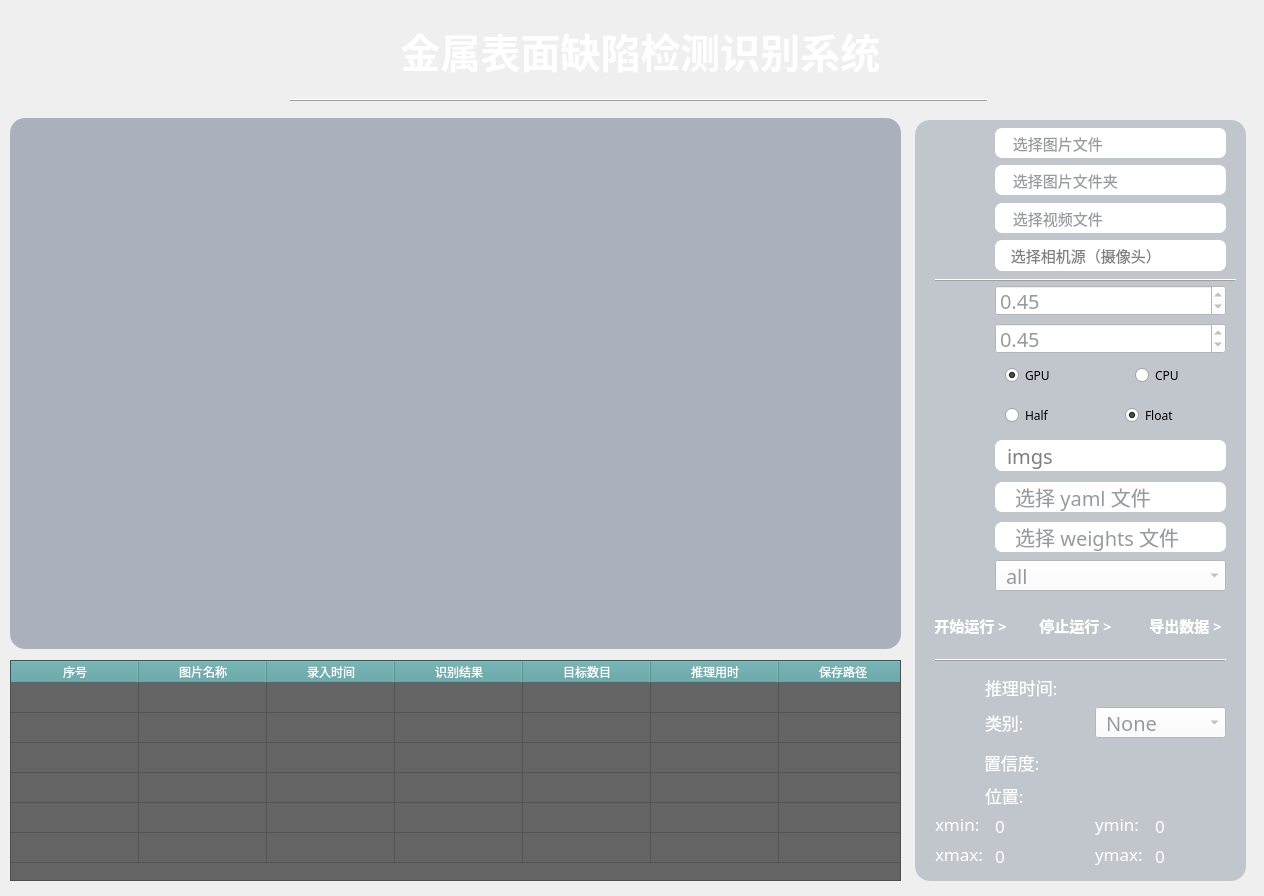
<?xml version="1.0" encoding="UTF-8"?>
<ui version="4.0">
 <class>MainWindow</class>
 <widget class="QMainWindow" name="MainWindow">
  <property name="windowModality">
   <enum>Qt::NonModal</enum>
  </property>
  <property name="enabled">
   <bool>true</bool>
  </property>
  <property name="geometry">
   <rect>
    <x>0</x>
    <y>0</y>
    <width>1264</width>
    <height>896</height>
   </rect>
  </property>
  <property name="minimumSize">
   <size>
    <width>1264</width>
    <height>896</height>
   </size>
  </property>
  <property name="maximumSize">
   <size>
    <width>1264</width>
    <height>896</height>
   </size>
  </property>
  <property name="font">
   <font>
    <family>仿宋</family>
   </font>
  </property>
  <property name="contextMenuPolicy">
   <enum>Qt::DefaultContextMenu</enum>
  </property>
  <property name="windowTitle">
   <string>基于 YOLO V8 的金属表面缺陷检测识别系统</string>
  </property>
  <property name="windowIcon">
   <iconset>
    <normaloff>:/backgroung/app.png</normaloff>:/backgroung/app.png</iconset>
  </property>
  <property name="autoFillBackground">
   <bool>false</bool>
  </property>
  <property name="styleSheet">
   <string notr="true"/>
  </property>
  <property name="locale">
   <locale language="Chinese" country="China"/>
  </property>
  <property name="setWindowFlags" stdset="0">
   <string>QtCore.Qt.FramelessWindowHint</string>
  </property>
  <property name="setAttribute" stdset="0">
   <string>QtCore.Qt.WA_TranslucentBackground</string>
  </property>
  <widget class="QWidget" name="centralwidget">
   <property name="font">
    <font>
     <family>黑体</family>
    </font>
   </property>
   <widget class="QLabel" name="label_2">
    <property name="geometry">
     <rect>
      <x>240</x>
      <y>20</y>
      <width>801</width>
      <height>61</height>
     </rect>
    </property>
    <property name="minimumSize">
     <size>
      <width>0</width>
      <height>0</height>
     </size>
    </property>
    <property name="maximumSize">
     <size>
      <width>10000</width>
      <height>10000</height>
     </size>
    </property>
    <property name="font">
     <font>
      <family>微软雅黑</family>
      <pointsize>30</pointsize>
      <weight>75</weight>
      <italic>false</italic>
      <bold>true</bold>
     </font>
    </property>
    <property name="styleSheet">
     <string notr="true">color: rgb(255, 255, 255);</string>
    </property>
    <property name="text">
     <string>金属表面缺陷检测识别系统</string>
    </property>
    <property name="alignment">
     <set>Qt::AlignCenter</set>
    </property>
   </widget>
   <widget class="QFrame" name="frame">
    <property name="geometry">
     <rect>
      <x>290</x>
      <y>90</y>
      <width>698</width>
      <height>20</height>
     </rect>
    </property>
    <property name="font">
     <font>
      <family>黑体</family>
      <pointsize>9</pointsize>
     </font>
    </property>
    <property name="acceptDrops">
     <bool>true</bool>
    </property>
    <property name="toolTipDuration">
     <number>-2</number>
    </property>
    <property name="frameShape">
     <enum>QFrame::HLine</enum>
    </property>
    <property name="frameShadow">
     <enum>QFrame::Raised</enum>
    </property>
    <property name="lineWidth">
     <number>1</number>
    </property>
   </widget>
   <widget class="QLabel" name="label_img">
    <property name="geometry">
     <rect>
      <x>10</x>
      <y>118</y>
      <width>891</width>
      <height>531</height>
     </rect>
    </property>
    <property name="styleSheet">
     <string notr="true">background-color: rgba(122, 135, 154, 150);
border-radius: 15px;
</string>
    </property>
    <property name="text">
     <string/>
    </property>
    <property name="pixmap">
     <pixmap>C:/Users/lichuan/.designer/backup/icon/zhutu2.png</pixmap>
    </property>
    <property name="alignment">
     <set>Qt::AlignCenter</set>
    </property>
    <property name="wordWrap">
     <bool>false</bool>
    </property>
    <property name="margin">
     <number>0</number>
    </property>
    <property name="indent">
     <number>-1</number>
    </property>
    <property name="openExternalLinks">
     <bool>false</bool>
    </property>
   </widget>
   <widget class="QLabel" name="label_17">
    <property name="geometry">
     <rect>
      <x>945</x>
      <y>780</y>
      <width>30</width>
      <height>30</height>
     </rect>
    </property>
    <property name="styleSheet">
     <string notr="true"/>
    </property>
    <property name="text">
     <string/>
    </property>
    <property name="pixmap">
     <pixmap>C:/Users/lichuan/.designer/backup/icon/weizhi.png</pixmap>
    </property>
    <property name="alignment">
     <set>Qt::AlignCenter</set>
    </property>
   </widget>
   <widget class="QLabel" name="label_9">
    <property name="geometry">
     <rect>
      <x>985</x>
      <y>780</y>
      <width>71</width>
      <height>31</height>
     </rect>
    </property>
    <property name="font">
     <font>
      <family>黑体</family>
      <pointsize>13</pointsize>
     </font>
    </property>
    <property name="styleSheet">
     <string notr="true">color: rgb(255, 255, 255);</string>
    </property>
    <property name="text">
     <string>位置:</string>
    </property>
   </widget>
   <widget class="QLabel" name="label_xmin">
    <property name="geometry">
     <rect>
      <x>935</x>
      <y>810</y>
      <width>61</width>
      <height>27</height>
     </rect>
    </property>
    <property name="font">
     <font>
      <family>黑体</family>
      <pointsize>13</pointsize>
     </font>
    </property>
    <property name="styleSheet">
     <string notr="true">color: rgb(255, 255, 255);</string>
    </property>
    <property name="text">
     <string>xmin: </string>
    </property>
   </widget>
   <widget class="QLabel" name="label_19">
    <property name="geometry">
     <rect>
      <x>1095</x>
      <y>810</y>
      <width>61</width>
      <height>27</height>
     </rect>
    </property>
    <property name="font">
     <font>
      <family>黑体</family>
      <pointsize>13</pointsize>
     </font>
    </property>
    <property name="styleSheet">
     <string notr="true">color: rgb(255, 255, 255);</string>
    </property>
    <property name="text">
     <string>ymin:</string>
    </property>
   </widget>
   <widget class="QLabel" name="label_20">
    <property name="geometry">
     <rect>
      <x>935</x>
      <y>840</y>
      <width>61</width>
      <height>27</height>
     </rect>
    </property>
    <property name="font">
     <font>
      <family>黑体</family>
      <pointsize>13</pointsize>
     </font>
    </property>
    <property name="styleSheet">
     <string notr="true">color: rgb(255, 255, 255);</string>
    </property>
    <property name="text">
     <string>xmax:</string>
    </property>
   </widget>
   <widget class="QLabel" name="label_21">
    <property name="geometry">
     <rect>
      <x>1095</x>
      <y>840</y>
      <width>61</width>
      <height>27</height>
     </rect>
    </property>
    <property name="font">
     <font>
      <family>黑体</family>
      <pointsize>13</pointsize>
     </font>
    </property>
    <property name="styleSheet">
     <string notr="true">color: rgb(255, 255, 255);</string>
    </property>
    <property name="text">
     <string>ymax:</string>
    </property>
   </widget>
   <widget class="QLabel" name="label_23">
    <property name="geometry">
     <rect>
      <x>1155</x>
      <y>227</y>
      <width>50</width>
      <height>27</height>
     </rect>
    </property>
    <property name="text">
     <string/>
    </property>
    <property name="pixmap">
     <pixmap>C:/Users/lichuan/.designer/backup/icon2/mubiaojiance.png</pixmap>
    </property>
    <property name="alignment">
     <set>Qt::AlignCenter</set>
    </property>
   </widget>
   <widget class="QLabel" name="label_24">
    <property name="geometry">
     <rect>
      <x>1165</x>
      <y>270</y>
      <width>30</width>
      <height>30</height>
     </rect>
    </property>
    <property name="text">
     <string/>
    </property>
    <property name="pixmap">
     <pixmap>C:/Users/lichuan/.designer/backup/icon2/mubiaogenzong.png</pixmap>
    </property>
    <property name="alignment">
     <set>Qt::AlignCenter</set>
    </property>
   </widget>
   <widget class="QFrame" name="frame_3">
    <property name="geometry">
     <rect>
      <x>935</x>
      <y>270</y>
      <width>301</width>
      <height>20</height>
     </rect>
    </property>
    <property name="font">
     <font>
      <family>黑体</family>
      <pointsize>9</pointsize>
     </font>
    </property>
    <property name="frameShape">
     <enum>QFrame::HLine</enum>
    </property>
    <property name="frameShadow">
     <enum>QFrame::Raised</enum>
    </property>
    <property name="lineWidth">
     <number>1</number>
    </property>
   </widget>
   <widget class="QFrame" name="frame_6">
    <property name="geometry">
     <rect>
      <x>935</x>
      <y>650</y>
      <width>291</width>
      <height>20</height>
     </rect>
    </property>
    <property name="font">
     <font>
      <family>黑体</family>
      <pointsize>2</pointsize>
     </font>
    </property>
    <property name="frameShape">
     <enum>QFrame::HLine</enum>
    </property>
    <property name="frameShadow">
     <enum>QFrame::Raised</enum>
    </property>
    <property name="lineWidth">
     <number>1</number>
    </property>
    <property name="midLineWidth">
     <number>0</number>
    </property>
   </widget>
   <widget class="QLabel" name="label_25">
    <property name="geometry">
     <rect>
      <x>945</x>
      <y>565</y>
      <width>31</width>
      <height>31</height>
     </rect>
    </property>
    <property name="styleSheet">
     <string notr="true"/>
    </property>
    <property name="text">
     <string/>
    </property>
    <property name="pixmap">
     <pixmap>C:/Users/lichuan/.designer/backup/icon/suoyoumubiao.png</pixmap>
    </property>
    <property name="alignment">
     <set>Qt::AlignCenter</set>
    </property>
   </widget>
   <widget class="QComboBox" name="comboBox">
    <property name="geometry">
     <rect>
      <x>995</x>
      <y>560</y>
      <width>231</width>
      <height>31</height>
     </rect>
    </property>
    <property name="styleSheet">
     <string notr="true">background-color: rgb(255, 255, 255);
color: rgb(151, 155, 158);
font-size: 20px;
padding-left: 10px;
</string>
    </property>
    <item>
     <property name="text">
      <string>all</string>
     </property>
    </item>
   </widget>
   <widget class="QPushButton" name="pushButton_start">
    <property name="geometry">
     <rect>
      <x>920</x>
      <y>610</y>
      <width>101</width>
      <height>31</height>
     </rect>
    </property>
    <property name="font">
     <font>
      <family>黑体</family>
      <pointsize>11</pointsize>
      <weight>75</weight>
      <bold>true</bold>
     </font>
    </property>
    <property name="styleSheet">
     <string notr="true">QPushButton {
    background-color: transparent;
    border-radius: 10px; /* 设置圆角半径为10像素 */
	color: rgb(255, 255, 255);
}

QPushButton:hover {
    background-color: rgb(88,161,164);
}



</string>
    </property>
    <property name="text">
     <string>开始运行 &gt;</string>
    </property>
   </widget>
   <widget class="QLabel" name="label_xmin_v">
    <property name="geometry">
     <rect>
      <x>995</x>
      <y>812</y>
      <width>91</width>
      <height>27</height>
     </rect>
    </property>
    <property name="font">
     <font>
      <family>黑体</family>
      <pointsize>13</pointsize>
     </font>
    </property>
    <property name="styleSheet">
     <string notr="true">color: rgb(255, 255, 255);</string>
    </property>
    <property name="text">
     <string>0</string>
    </property>
   </widget>
   <widget class="QLabel" name="label_xmax_v">
    <property name="geometry">
     <rect>
      <x>995</x>
      <y>842</y>
      <width>91</width>
      <height>27</height>
     </rect>
    </property>
    <property name="font">
     <font>
      <family>黑体</family>
      <pointsize>13</pointsize>
     </font>
    </property>
    <property name="styleSheet">
     <string notr="true">color: rgb(255, 255, 255);</string>
    </property>
    <property name="text">
     <string>0</string>
    </property>
   </widget>
   <widget class="QLabel" name="label_ymin_v">
    <property name="geometry">
     <rect>
      <x>1155</x>
      <y>812</y>
      <width>71</width>
      <height>27</height>
     </rect>
    </property>
    <property name="font">
     <font>
      <family>黑体</family>
      <pointsize>13</pointsize>
     </font>
    </property>
    <property name="styleSheet">
     <string notr="true">color: rgb(255, 255, 255);</string>
    </property>
    <property name="text">
     <string>0</string>
    </property>
   </widget>
   <widget class="QLabel" name="label_ymax_v">
    <property name="geometry">
     <rect>
      <x>1155</x>
      <y>842</y>
      <width>71</width>
      <height>27</height>
     </rect>
    </property>
    <property name="font">
     <font>
      <family>黑体</family>
      <pointsize>13</pointsize>
     </font>
    </property>
    <property name="styleSheet">
     <string notr="true">color: rgb(255, 255, 255);</string>
    </property>
    <property name="text">
     <string>0</string>
    </property>
   </widget>
   <widget class="QLabel" name="label_score">
    <property name="geometry">
     <rect>
      <x>1095</x>
      <y>747</y>
      <width>131</width>
      <height>31</height>
     </rect>
    </property>
    <property name="font">
     <font>
      <family>黑体</family>
      <pointsize>13</pointsize>
     </font>
    </property>
    <property name="styleSheet">
     <string notr="true">background-color: rgb(255, 255, 255);

border-radius: 7px;
padding-left: 10px;
color: rgb(151, 155, 158);

QLabel {
    padding-left: 10px; /* 设置左边距为10像素 */
}</string>
    </property>
    <property name="locale">
     <locale language="English" country="UnitedStates"/>
    </property>
    <property name="text">
     <string/>
    </property>
   </widget>
   <widget class="QLabel" name="label_img_path">
    <property name="geometry">
     <rect>
      <x>995</x>
      <y>128</y>
      <width>231</width>
      <height>30</height>
     </rect>
    </property>
    <property name="font">
     <font>
      <family>黑体</family>
      <pointsize>11</pointsize>
      <weight>50</weight>
      <bold>false</bold>
     </font>
    </property>
    <property name="toolTipDuration">
     <number>-1</number>
    </property>
    <property name="styleSheet">
     <string notr="true">background-color: rgb(255, 255, 255);
border-radius: 7px;
color: rgb(151, 155, 158);
padding-left: 10px; 
</string>
    </property>
    <property name="text">
     <string> 选择图片文件</string>
    </property>
    <property name="textFormat">
     <enum>Qt::AutoText</enum>
    </property>
   </widget>
   <widget class="QPushButton" name="pushButton_img">
    <property name="geometry">
     <rect>
      <x>935</x>
      <y>125</y>
      <width>41</width>
      <height>41</height>
     </rect>
    </property>
    <property name="styleSheet">
     <string notr="true">QPushButton {
    background-color: transparent;
    border-radius: 10px; /* 设置圆角半径为10像素 */
}

QPushButton:hover {
    background-color: rgb(98, 105, 111);
}

</string>
    </property>
    <property name="text">
     <string/>
    </property>
    <property name="icon">
     <iconset theme="dir.png">
      <normaloff>C:/Users/lichuan/.designer/backup</normaloff>C:/Users/lichuan/.designer/backup</iconset>
    </property>
    <property name="iconSize">
     <size>
      <width>40</width>
      <height>27</height>
     </size>
    </property>
   </widget>
   <widget class="QPushButton" name="pushButton_dir">
    <property name="geometry">
     <rect>
      <x>935</x>
      <y>165</y>
      <width>41</width>
      <height>41</height>
     </rect>
    </property>
    <property name="styleSheet">
     <string notr="true">QPushButton {
    background-color: transparent;
    border-radius: 10px; /* 设置圆角半径为10像素 */
}

QPushButton:hover {
    background-color: rgb(98, 105, 111);
}</string>
    </property>
    <property name="text">
     <string/>
    </property>
    <property name="icon">
     <iconset>
      <normaloff>C:/Users/lichuan/.designer/backup/icon/dir.png</normaloff>C:/Users/lichuan/.designer/backup/icon/dir.png</iconset>
    </property>
    <property name="iconSize">
     <size>
      <width>40</width>
      <height>27</height>
     </size>
    </property>
   </widget>
   <widget class="QLabel" name="label_dir_path">
    <property name="geometry">
     <rect>
      <x>995</x>
      <y>165</y>
      <width>231</width>
      <height>30</height>
     </rect>
    </property>
    <property name="font">
     <font>
      <family>黑体</family>
      <pointsize>11</pointsize>
      <weight>50</weight>
      <bold>false</bold>
     </font>
    </property>
    <property name="toolTipDuration">
     <number>-1</number>
    </property>
    <property name="styleSheet">
     <string notr="true">background-color: rgb(255, 255, 255);
border-radius: 7px;
color: rgb(151, 155, 158);
padding-left: 10px; 
</string>
    </property>
    <property name="text">
     <string> 选择图片文件夹</string>
    </property>
    <property name="textFormat">
     <enum>Qt::AutoText</enum>
    </property>
   </widget>
   <widget class="QPushButton" name="pushButton_video">
    <property name="geometry">
     <rect>
      <x>935</x>
      <y>200</y>
      <width>41</width>
      <height>41</height>
     </rect>
    </property>
    <property name="styleSheet">
     <string notr="true">QPushButton {
    background-color: transparent;
    border-radius: 10px; /* 设置圆角半径为10像素 */
}

QPushButton:hover {
    background-color: rgb(98, 105, 111);
}</string>
    </property>
    <property name="text">
     <string/>
    </property>
    <property name="icon">
     <iconset>
      <normaloff>C:/Users/lichuan/.designer/backup/icon/shipinwenjian.png</normaloff>C:/Users/lichuan/.designer/backup/icon/shipinwenjian.png</iconset>
    </property>
    <property name="iconSize">
     <size>
      <width>40</width>
      <height>27</height>
     </size>
    </property>
   </widget>
   <widget class="QLabel" name="label_video_path">
    <property name="geometry">
     <rect>
      <x>995</x>
      <y>203</y>
      <width>231</width>
      <height>30</height>
     </rect>
    </property>
    <property name="font">
     <font>
      <family>黑体</family>
      <pointsize>11</pointsize>
      <weight>50</weight>
      <bold>false</bold>
     </font>
    </property>
    <property name="toolTipDuration">
     <number>-1</number>
    </property>
    <property name="styleSheet">
     <string notr="true">background-color: rgb(255, 255, 255);
border-radius: 7px;
color: rgb(151, 155, 158);
padding-left: 10px; 
</string>
    </property>
    <property name="text">
     <string> 选择视频文件</string>
    </property>
    <property name="textFormat">
     <enum>Qt::AutoText</enum>
    </property>
   </widget>
   <widget class="QPushButton" name="pushButton_export">
    <property name="geometry">
     <rect>
      <x>1135</x>
      <y>610</y>
      <width>101</width>
      <height>31</height>
     </rect>
    </property>
    <property name="font">
     <font>
      <family>黑体</family>
      <pointsize>11</pointsize>
      <weight>75</weight>
      <bold>true</bold>
     </font>
    </property>
    <property name="styleSheet">
     <string notr="true">QPushButton {
    background-color: transparent;
    border-radius: 10px; /* 设置圆角半径为10像素 */
	color: rgb(255, 255, 255);
}

QPushButton:hover {
    background-color: rgb(88,161,164);
}



</string>
    </property>
    <property name="text">
     <string>导出数据 &gt;</string>
    </property>
   </widget>
   <widget class="QLabel" name="label_15">
    <property name="geometry">
     <rect>
      <x>945</x>
      <y>707</y>
      <width>30</width>
      <height>30</height>
     </rect>
    </property>
    <property name="styleSheet">
     <string notr="true"/>
    </property>
    <property name="text">
     <string/>
    </property>
    <property name="pixmap">
     <pixmap>C:/Users/lichuan/.designer/backup/icon/leibie.png</pixmap>
    </property>
    <property name="alignment">
     <set>Qt::AlignCenter</set>
    </property>
   </widget>
   <widget class="QLabel" name="label_7">
    <property name="geometry">
     <rect>
      <x>985</x>
      <y>707</y>
      <width>81</width>
      <height>31</height>
     </rect>
    </property>
    <property name="font">
     <font>
      <family>黑体</family>
      <pointsize>13</pointsize>
     </font>
    </property>
    <property name="styleSheet">
     <string notr="true">color: rgb(255, 255, 255);</string>
    </property>
    <property name="locale">
     <locale language="English" country="UnitedStates"/>
    </property>
    <property name="text">
     <string>类别:</string>
    </property>
   </widget>
   <widget class="QLabel" name="label_6">
    <property name="geometry">
     <rect>
      <x>984</x>
      <y>742</y>
      <width>91</width>
      <height>41</height>
     </rect>
    </property>
    <property name="font">
     <font>
      <family>黑体</family>
      <pointsize>13</pointsize>
     </font>
    </property>
    <property name="styleSheet">
     <string notr="true">color: rgb(255, 255, 255);</string>
    </property>
    <property name="locale">
     <locale language="English" country="UnitedStates"/>
    </property>
    <property name="text">
     <string>置信度:</string>
    </property>
   </widget>
   <widget class="QLabel" name="label_14">
    <property name="geometry">
     <rect>
      <x>945</x>
      <y>740</y>
      <width>29</width>
      <height>34</height>
     </rect>
    </property>
    <property name="styleSheet">
     <string notr="true"/>
    </property>
    <property name="text">
     <string/>
    </property>
    <property name="pixmap">
     <pixmap>C:/Users/lichuan/.designer/backup/icon/zhixindu.png</pixmap>
    </property>
    <property name="alignment">
     <set>Qt::AlignCenter</set>
    </property>
   </widget>
   <widget class="QLabel" name="label_control">
    <property name="geometry">
     <rect>
      <x>915</x>
      <y>120</y>
      <width>331</width>
      <height>761</height>
     </rect>
    </property>
    <property name="styleSheet">
     <string notr="true">background-color: rgba(122, 135, 154, 100);
border-radius: 15px;
</string>
    </property>
    <property name="text">
     <string/>
    </property>
   </widget>
   <widget class="QLineEdit" name="lineEdit">
    <property name="enabled">
     <bool>true</bool>
    </property>
    <property name="geometry">
     <rect>
      <x>995</x>
      <y>440</y>
      <width>231</width>
      <height>31</height>
     </rect>
    </property>
    <property name="styleSheet">
     <string notr="true">background-color: rgb(255, 255, 255);
border-radius: 7px;
font-size: 20px;
padding-left: 10px;
</string>
    </property>
    <property name="text">
     <string/>
    </property>
    <property name="placeholderText">
     <string>imgs</string>
    </property>
    <property name="clearButtonEnabled">
     <bool>false</bool>
    </property>
   </widget>
   <widget class="QDoubleSpinBox" name="doubleSpinBox_2">
    <property name="geometry">
     <rect>
      <x>995</x>
      <y>323</y>
      <width>231</width>
      <height>31</height>
     </rect>
    </property>
    <property name="styleSheet">
     <string notr="true">QDoubleSpinBox {
    background-color: rgb(255, 255, 255);
    color: rgb(151, 155, 158);
    font-size: 20px; 
}</string>
    </property>
    <property name="minimum">
     <double>0.000000000000000</double>
    </property>
    <property name="maximum">
     <double>1.000000000000000</double>
    </property>
    <property name="singleStep">
     <double>0.010000000000000</double>
    </property>
    <property name="value">
     <double>0.450000000000000</double>
    </property>
   </widget>
   <widget class="QLabel" name="label_8">
    <property name="geometry">
     <rect>
      <x>943</x>
      <y>360</y>
      <width>31</width>
      <height>31</height>
     </rect>
    </property>
    <property name="text">
     <string/>
    </property>
   </widget>
   <widget class="QLabel" name="label_4">
    <property name="geometry">
     <rect>
      <x>943</x>
      <y>285</y>
      <width>31</width>
      <height>31</height>
     </rect>
    </property>
    <property name="text">
     <string/>
    </property>
   </widget>
   <widget class="QLabel" name="label_16">
    <property name="geometry">
     <rect>
      <x>943</x>
      <y>400</y>
      <width>31</width>
      <height>31</height>
     </rect>
    </property>
    <property name="text">
     <string/>
    </property>
   </widget>
   <widget class="QWidget" name="widget_3" native="true">
    <property name="geometry">
     <rect>
      <x>995</x>
      <y>400</y>
      <width>231</width>
      <height>31</height>
     </rect>
    </property>
    <property name="accessibleName">
     <string/>
    </property>
    <property name="styleSheet">
     <string notr="true">background-color: rgb(255, 255, 255);

border-radius: 7px;

color: rgb(151, 155, 158);

QLabel {
    padding-left: 10px; /* 设置左边距为10像素 */
}</string>
    </property>
    <widget class="QRadioButton" name="radioButton_6">
     <property name="geometry">
      <rect>
       <x>130</x>
       <y>5</y>
       <width>91</width>
       <height>20</height>
      </rect>
     </property>
     <property name="styleSheet">
      <string notr="true">font-size: 20px;
background-color: rgb(98, 105, 111);
border-radius: 7px;
color: rgb(255, 255, 255);
QLabel {
    padding-left: 10px; /* 设置左边距为10像素 */
}</string>
     </property>
     <property name="text">
      <string>Float</string>
     </property>
     <property name="checkable">
      <bool>true</bool>
     </property>
     <property name="checked">
      <bool>true</bool>
     </property>
    </widget>
    <widget class="QRadioButton" name="radioButton_5">
     <property name="geometry">
      <rect>
       <x>10</x>
       <y>5</y>
       <width>91</width>
       <height>20</height>
      </rect>
     </property>
     <property name="styleSheet">
      <string notr="true">font-size: 20px;
background-color: rgb(98, 105, 111);
border-radius: 7px;
color: rgb(255, 255, 255);
QLabel {
    padding-left: 10px; /* 设置左边距为10像素 */
}</string>
     </property>
     <property name="text">
      <string>Half</string>
     </property>
    </widget>
   </widget>
   <widget class="QWidget" name="widget" native="true">
    <property name="geometry">
     <rect>
      <x>995</x>
      <y>360</y>
      <width>231</width>
      <height>31</height>
     </rect>
    </property>
    <property name="styleSheet">
     <string notr="true">background-color: rgb(255, 255, 255);

border-radius: 7px;

color: rgb(151, 155, 158);

QLabel {
    padding-left: 10px; /* 设置左边距为10像素 */
}</string>
    </property>
    <widget class="QRadioButton" name="radioButton">
     <property name="enabled">
      <bool>true</bool>
     </property>
     <property name="geometry">
      <rect>
       <x>10</x>
       <y>5</y>
       <width>101</width>
       <height>20</height>
      </rect>
     </property>
     <property name="styleSheet">
      <string notr="true">font-size: 20px;
background-color: rgb(98, 105, 111);
border-radius: 7px;
color: rgb(255, 255, 255);
QLabel {
    padding-left: 10px; /* 设置左边距为10像素 */
}</string>
     </property>
     <property name="text">
      <string>GPU</string>
     </property>
     <property name="checked">
      <bool>true</bool>
     </property>
    </widget>
    <widget class="QRadioButton" name="radioButton_2">
     <property name="geometry">
      <rect>
       <x>140</x>
       <y>5</y>
       <width>81</width>
       <height>20</height>
      </rect>
     </property>
     <property name="styleSheet">
      <string notr="true">font-size: 20px;
background-color: rgb(98, 105, 111);
border-radius: 7px;
color: rgb(255, 255, 255);
QLabel {
    padding-left: 10px; /* 设置左边距为10像素 */
}</string>
     </property>
     <property name="text">
      <string>CPU</string>
     </property>
    </widget>
   </widget>
   <widget class="QLabel" name="label_5">
    <property name="geometry">
     <rect>
      <x>943</x>
      <y>320</y>
      <width>31</width>
      <height>31</height>
     </rect>
    </property>
    <property name="text">
     <string/>
    </property>
   </widget>
   <widget class="QLabel" name="label_22">
    <property name="geometry">
     <rect>
      <x>943</x>
      <y>440</y>
      <width>31</width>
      <height>31</height>
     </rect>
    </property>
    <property name="text">
     <string/>
    </property>
   </widget>
   <widget class="QDoubleSpinBox" name="doubleSpinBox">
    <property name="geometry">
     <rect>
      <x>995</x>
      <y>285</y>
      <width>231</width>
      <height>31</height>
     </rect>
    </property>
    <property name="styleSheet">
     <string notr="true">QDoubleSpinBox {
    background-color: rgb(255, 255, 255);
    color: rgb(151, 155, 158);
    font-size: 20px;
}

</string>
    </property>
    <property name="maximum">
     <double>1.000000000000000</double>
    </property>
    <property name="singleStep">
     <double>0.010000000000000</double>
    </property>
    <property name="value">
     <double>0.450000000000000</double>
    </property>
   </widget>
   <widget class="QLabel" name="label_11">
    <property name="geometry">
     <rect>
      <x>945</x>
      <y>667</y>
      <width>30</width>
      <height>30</height>
     </rect>
    </property>
    <property name="styleSheet">
     <string notr="true"/>
    </property>
    <property name="text">
     <string/>
    </property>
    <property name="pixmap">
     <pixmap>C:/Users/lichuan/.designer/backup/icon/suoyoumubiao.png</pixmap>
    </property>
    <property name="alignment">
     <set>Qt::AlignCenter</set>
    </property>
   </widget>
   <widget class="QLabel" name="label">
    <property name="geometry">
     <rect>
      <x>985</x>
      <y>667</y>
      <width>101</width>
      <height>41</height>
     </rect>
    </property>
    <property name="font">
     <font>
      <family>黑体</family>
      <pointsize>13</pointsize>
     </font>
    </property>
    <property name="styleSheet">
     <string notr="true">color: rgb(255, 255, 255);</string>
    </property>
    <property name="locale">
     <locale language="English" country="UnitedStates"/>
    </property>
    <property name="text">
     <string>推理时间:</string>
    </property>
   </widget>
   <widget class="QPushButton" name="pushButton_weights">
    <property name="geometry">
     <rect>
      <x>935</x>
      <y>515</y>
      <width>45</width>
      <height>45</height>
     </rect>
    </property>
    <property name="styleSheet">
     <string notr="true">QPushButton {
    background-color: transparent;
    border-radius: 10px; /* 设置圆角半径为10像素 */
}

QPushButton:hover {
    background-color: rgb(98, 105, 111);
}</string>
    </property>
    <property name="text">
     <string/>
    </property>
    <property name="icon">
     <iconset>
      <normaloff>C:/Users/lichuan/.designer/backup/icon/shipinwenjian.png</normaloff>C:/Users/lichuan/.designer/backup/icon/shipinwenjian.png</iconset>
    </property>
    <property name="iconSize">
     <size>
      <width>40</width>
      <height>27</height>
     </size>
    </property>
   </widget>
   <widget class="QPushButton" name="pushButton_data">
    <property name="geometry">
     <rect>
      <x>935</x>
      <y>472</y>
      <width>45</width>
      <height>45</height>
     </rect>
    </property>
    <property name="styleSheet">
     <string notr="true">QPushButton {
    background-color: transparent;
    border-radius: 10px; /* 设置圆角半径为10像素 */
}

QPushButton:hover {
    background-color: rgb(98, 105, 111);
}</string>
    </property>
    <property name="text">
     <string/>
    </property>
    <property name="icon">
     <iconset>
      <normaloff>C:/Users/lichuan/.designer/backup/icon/shipinwenjian.png</normaloff>C:/Users/lichuan/.designer/backup/icon/shipinwenjian.png</iconset>
    </property>
    <property name="iconSize">
     <size>
      <width>40</width>
      <height>27</height>
     </size>
    </property>
   </widget>
   <widget class="QLabel" name="label_13">
    <property name="geometry">
     <rect>
      <x>995</x>
      <y>482</y>
      <width>231</width>
      <height>30</height>
     </rect>
    </property>
    <property name="font">
     <font>
      <family>黑体</family>
      <pointsize>-1</pointsize>
      <weight>50</weight>
      <bold>false</bold>
     </font>
    </property>
    <property name="toolTipDuration">
     <number>-1</number>
    </property>
    <property name="styleSheet">
     <string notr="true">background-color: rgb(255, 255, 255);
border-radius: 7px;
color: rgb(151, 155, 158);
font-size: 20px;
padding-left: 10px; 
</string>
    </property>
    <property name="text">
     <string> 选择 yaml 文件</string>
    </property>
    <property name="textFormat">
     <enum>Qt::AutoText</enum>
    </property>
   </widget>
   <widget class="QLabel" name="label_12">
    <property name="geometry">
     <rect>
      <x>995</x>
      <y>522</y>
      <width>231</width>
      <height>30</height>
     </rect>
    </property>
    <property name="font">
     <font>
      <family>黑体</family>
      <pointsize>-1</pointsize>
      <weight>50</weight>
      <bold>false</bold>
     </font>
    </property>
    <property name="toolTipDuration">
     <number>-1</number>
    </property>
    <property name="styleSheet">
     <string notr="true">background-color: rgb(255, 255, 255);
border-radius: 7px;
color: rgb(151, 155, 158);
font-size: 20px;
padding-left: 10px; 
</string>
    </property>
    <property name="text">
     <string> 选择 weights 文件</string>
    </property>
    <property name="textFormat">
     <enum>Qt::AutoText</enum>
    </property>
   </widget>
   <widget class="QTableWidget" name="tableWidget_info">
    <property name="geometry">
     <rect>
      <x>10</x>
      <y>660</y>
      <width>891</width>
      <height>221</height>
     </rect>
    </property>
    <property name="font">
     <font>
      <family>黑体</family>
     </font>
    </property>
    <property name="styleSheet">
     <string notr="true">QHeaderView::section {
    background-color: rgb(88,161,164);
    color: white;
}

QTableWidget {
    background-color: rgb(100, 100, 100);
}


QTableView::item:hover{
	background-color:rgb(88,161,164);
}

QTableView::item:selected:!active{
	background-color:#f0f0f2;
}





</string>
    </property>
    <property name="locale">
     <locale language="English" country="UnitedStates"/>
    </property>
    <property name="lineWidth">
     <number>0</number>
    </property>
    <property name="verticalScrollBarPolicy">
     <enum>Qt::ScrollBarAlwaysOff</enum>
    </property>
    <property name="horizontalScrollBarPolicy">
     <enum>Qt::ScrollBarAlwaysOff</enum>
    </property>
    <property name="autoScroll">
     <bool>false</bool>
    </property>
    <property name="editTriggers">
     <set>QAbstractItemView::NoEditTriggers</set>
    </property>
    <property name="verticalScrollMode">
     <enum>QAbstractItemView::ScrollPerPixel</enum>
    </property>
    <property name="horizontalScrollMode">
     <enum>QAbstractItemView::ScrollPerPixel</enum>
    </property>
    <property name="showGrid">
     <bool>true</bool>
    </property>
    <property name="gridStyle">
     <enum>Qt::CustomDashLine</enum>
    </property>
    <property name="sortingEnabled">
     <bool>false</bool>
    </property>
    <property name="wordWrap">
     <bool>true</bool>
    </property>
    <property name="cornerButtonEnabled">
     <bool>true</bool>
    </property>
    <property name="rowCount">
     <number>6</number>
    </property>
    <property name="columnCount">
     <number>7</number>
    </property>
    <property name="sectionResizeMode" stdset="0">
     <string>QHeaderView::ResizeToContents</string>
    </property>
    <attribute name="horizontalHeaderVisible">
     <bool>true</bool>
    </attribute>
    <attribute name="horizontalHeaderCascadingSectionResizes">
     <bool>false</bool>
    </attribute>
    <attribute name="horizontalHeaderMinimumSectionSize">
     <number>30</number>
    </attribute>
    <attribute name="horizontalHeaderDefaultSectionSize">
     <number>128</number>
    </attribute>
    <attribute name="horizontalHeaderShowSortIndicator" stdset="0">
     <bool>false</bool>
    </attribute>
    <attribute name="verticalHeaderVisible">
     <bool>false</bool>
    </attribute>
    <attribute name="verticalHeaderCascadingSectionResizes">
     <bool>false</bool>
    </attribute>
    <row/>
    <row/>
    <row/>
    <row/>
    <row/>
    <row/>
    <column>
     <property name="text">
      <string>序号</string>
     </property>
    </column>
    <column>
     <property name="text">
      <string>图片名称</string>
     </property>
    </column>
    <column>
     <property name="text">
      <string>录入时间</string>
     </property>
    </column>
    <column>
     <property name="text">
      <string>识别结果</string>
     </property>
    </column>
    <column>
     <property name="text">
      <string>目标数目</string>
     </property>
    </column>
    <column>
     <property name="text">
      <string>推理用时</string>
     </property>
    </column>
    <column>
     <property name="text">
      <string>保存路径</string>
     </property>
    </column>
   </widget>
   <widget class="QComboBox" name="comboBox_2">
    <property name="geometry">
     <rect>
      <x>1095</x>
      <y>707</y>
      <width>131</width>
      <height>31</height>
     </rect>
    </property>
    <property name="whatsThis">
     <string>set</string>
    </property>
    <property name="styleSheet">
     <string notr="true">background-color: rgb(255, 255, 255);
color: rgb(151, 155, 158);
font-size: 20px;
padding-left: 10px;
</string>
    </property>
    <property name="placeholderText">
     <string/>
    </property>
    <property name="duplicatesEnabled">
     <bool>false</bool>
    </property>
    <item>
     <property name="text">
      <string>None</string>
     </property>
    </item>
   </widget>
   <widget class="QLabel" name="label_time">
    <property name="geometry">
     <rect>
      <x>1095</x>
      <y>667</y>
      <width>131</width>
      <height>31</height>
     </rect>
    </property>
    <property name="font">
     <font>
      <family>黑体</family>
      <pointsize>13</pointsize>
     </font>
    </property>
    <property name="styleSheet">
     <string notr="true">background-color: rgb(255, 255, 255);

border-radius: 7px;
padding-left: 10px;

color: rgb(151, 155, 158);

QLabel {
    padding-left: 10px; /* 设置左边距为10像素 */
}</string>
    </property>
    <property name="locale">
     <locale language="English" country="UnitedStates"/>
    </property>
    <property name="text">
     <string/>
    </property>
   </widget>
   <widget class="QLineEdit" name="label_cap_path">
    <property name="enabled">
     <bool>true</bool>
    </property>
    <property name="geometry">
     <rect>
      <x>995</x>
      <y>240</y>
      <width>231</width>
      <height>31</height>
     </rect>
    </property>
    <property name="styleSheet">
     <string notr="true">background-color: rgb(255, 255, 255);
border-radius: 7px;
font-size: 15px;
padding-left: 10px;
</string>
    </property>
    <property name="text">
     <string/>
    </property>
    <property name="cursorPosition">
     <number>0</number>
    </property>
    <property name="placeholderText">
     <string> 选择相机源（摄像头）</string>
    </property>
    <property name="clearButtonEnabled">
     <bool>false</bool>
    </property>
   </widget>
   <widget class="QPushButton" name="pushButton_cap">
    <property name="geometry">
     <rect>
      <x>935</x>
      <y>235</y>
      <width>41</width>
      <height>41</height>
     </rect>
    </property>
    <property name="styleSheet">
     <string notr="true">QPushButton {
    background-color: transparent;
    border-radius: 10px; /* 设置圆角半径为10像素 */
}

QPushButton:hover {
    background-color: rgb(98, 105, 111);
}</string>
    </property>
    <property name="text">
     <string/>
    </property>
    <property name="icon">
     <iconset>
      <normaloff>C:/Users/lichuan/.designer/backup/icon/shipinwenjian.png</normaloff>C:/Users/lichuan/.designer/backup/icon/shipinwenjian.png</iconset>
    </property>
    <property name="iconSize">
     <size>
      <width>40</width>
      <height>27</height>
     </size>
    </property>
   </widget>
   <widget class="QPushButton" name="pushButton_end">
    <property name="geometry">
     <rect>
      <x>1025</x>
      <y>610</y>
      <width>101</width>
      <height>31</height>
     </rect>
    </property>
    <property name="font">
     <font>
      <family>黑体</family>
      <pointsize>11</pointsize>
      <weight>75</weight>
      <bold>true</bold>
     </font>
    </property>
    <property name="styleSheet">
     <string notr="true">QPushButton {
    background-color: transparent;
    border-radius: 10px; /* 设置圆角半径为10像素 */
	color: rgb(255, 255, 255);
}

QPushButton:hover {
    background-color: rgb(88,161,164);
}



</string>
    </property>
    <property name="text">
     <string>停止运行 &gt;</string>
    </property>
   </widget>
   <zorder>label_control</zorder>
   <zorder>label_2</zorder>
   <zorder>frame</zorder>
   <zorder>label_img</zorder>
   <zorder>label_17</zorder>
   <zorder>label_9</zorder>
   <zorder>label_xmin</zorder>
   <zorder>label_19</zorder>
   <zorder>label_20</zorder>
   <zorder>label_21</zorder>
   <zorder>label_23</zorder>
   <zorder>label_24</zorder>
   <zorder>frame_3</zorder>
   <zorder>frame_6</zorder>
   <zorder>label_25</zorder>
   <zorder>comboBox</zorder>
   <zorder>pushButton_start</zorder>
   <zorder>label_xmin_v</zorder>
   <zorder>label_xmax_v</zorder>
   <zorder>label_ymin_v</zorder>
   <zorder>label_ymax_v</zorder>
   <zorder>label_score</zorder>
   <zorder>label_img_path</zorder>
   <zorder>pushButton_img</zorder>
   <zorder>pushButton_dir</zorder>
   <zorder>label_dir_path</zorder>
   <zorder>pushButton_video</zorder>
   <zorder>label_video_path</zorder>
   <zorder>pushButton_export</zorder>
   <zorder>label_15</zorder>
   <zorder>label_7</zorder>
   <zorder>label_6</zorder>
   <zorder>label_14</zorder>
   <zorder>lineEdit</zorder>
   <zorder>doubleSpinBox_2</zorder>
   <zorder>label_8</zorder>
   <zorder>label_4</zorder>
   <zorder>label_16</zorder>
   <zorder>widget_3</zorder>
   <zorder>widget</zorder>
   <zorder>label_5</zorder>
   <zorder>label_22</zorder>
   <zorder>doubleSpinBox</zorder>
   <zorder>label_11</zorder>
   <zorder>label</zorder>
   <zorder>pushButton_weights</zorder>
   <zorder>pushButton_data</zorder>
   <zorder>label_13</zorder>
   <zorder>label_12</zorder>
   <zorder>tableWidget_info</zorder>
   <zorder>comboBox_2</zorder>
   <zorder>label_time</zorder>
   <zorder>label_cap_path</zorder>
   <zorder>pushButton_cap</zorder>
   <zorder>pushButton_end</zorder>
  </widget>
 </widget>
 <resources/>
 <connections/>
</ui>
